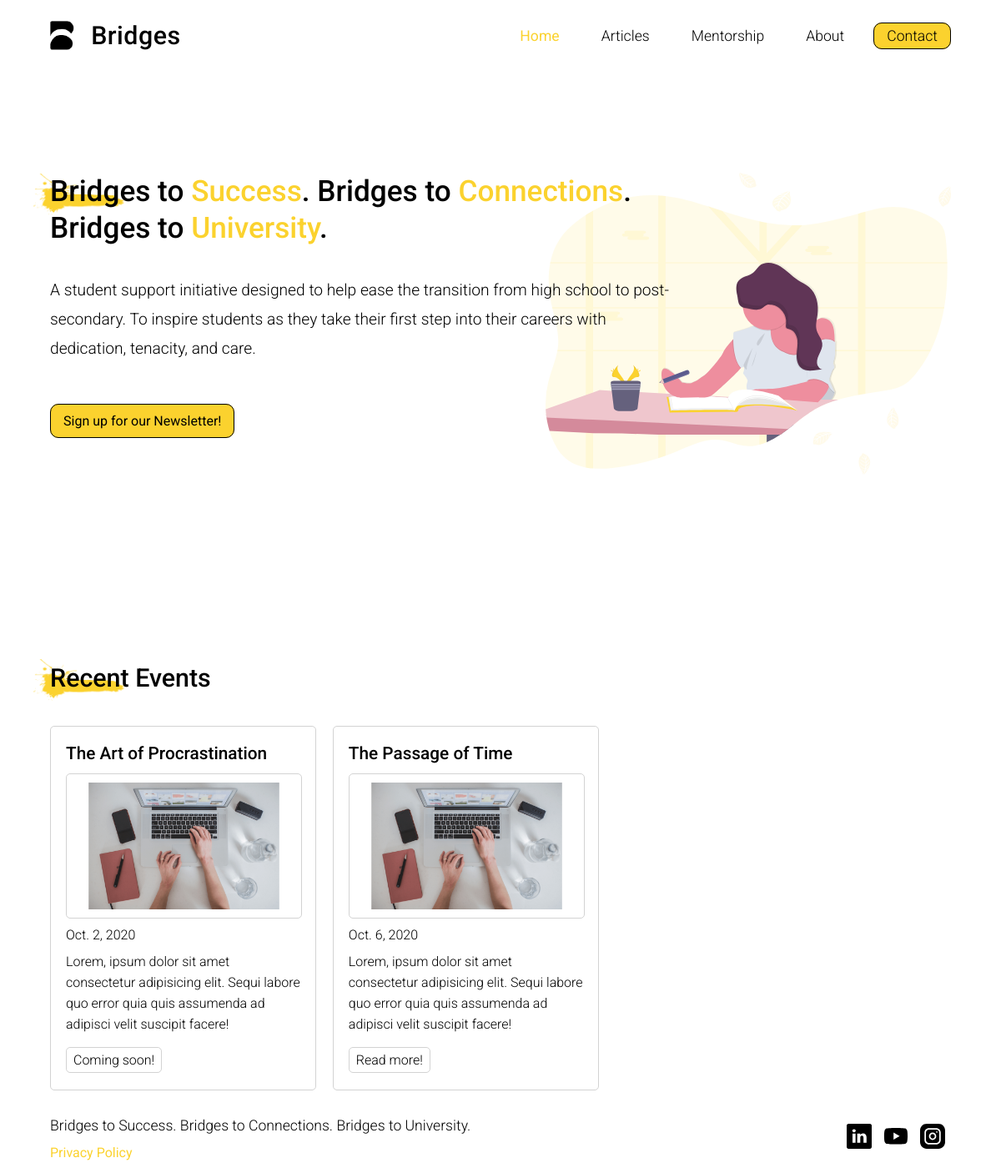
The app's page /, older data.
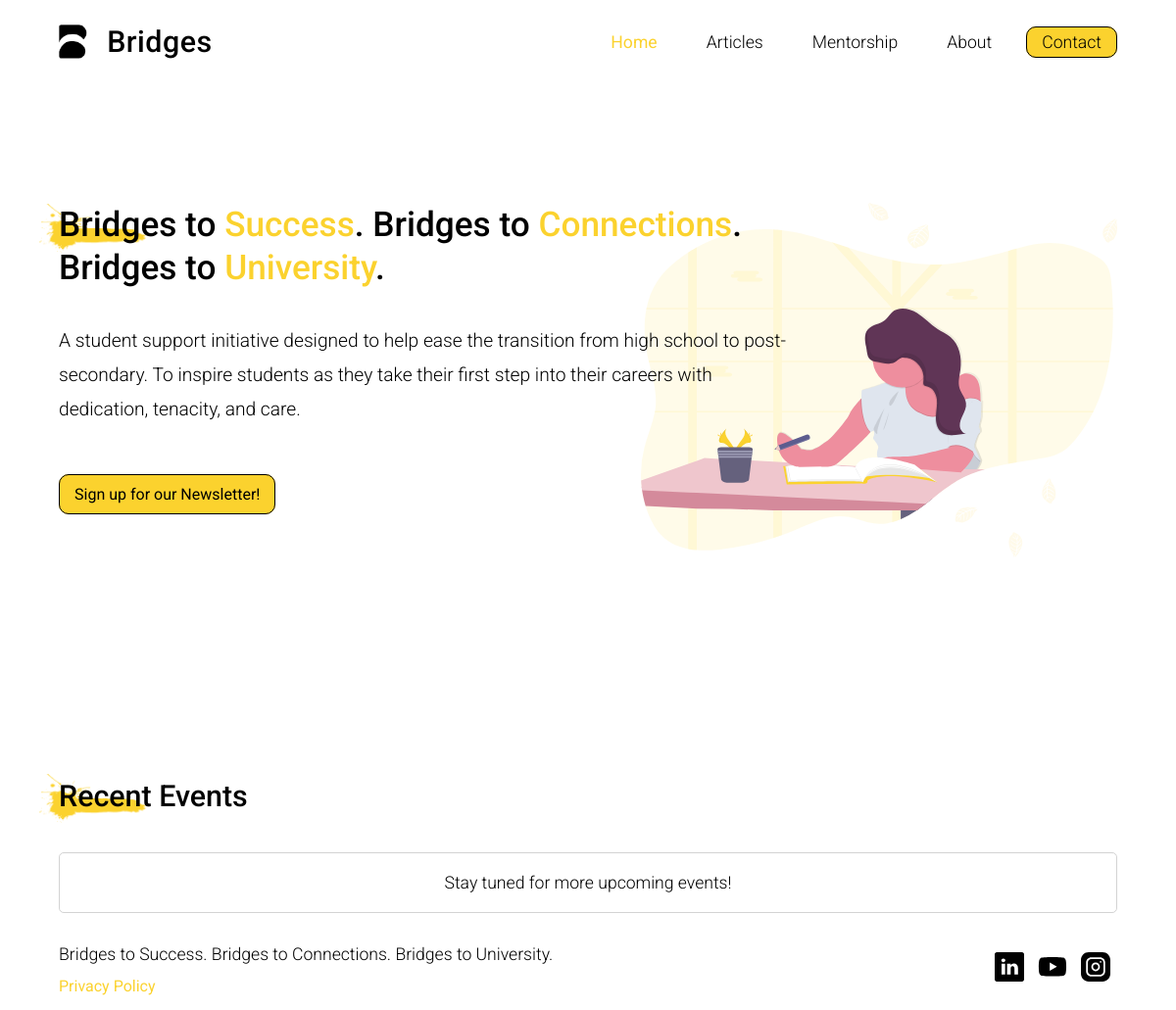
The same page, newer data.
### home/models.py (models this page shows)
class Event(models.Model):
    title = models.CharField(max_length=300, default="Title has not been set")
    date = models.DateField(default="Date has not been set")
    countdownDescription = models.CharField(
        max_length=200, default="Countdown Description has not been set")
    summary = models.CharField(max_length=(
        60*20), default='Summary has not been set')
    imageLink = models.CharField(
        max_length=200, default="Image link has not been set")
    linkType = models.CharField(max_length=50, default='Coming soon!')
    link = models.CharField(max_length=500, default="Link has not been set")

### home/views.py (the view)
# urls.py: path('', home.views.homepage, name='home'),
def homepage(request):
    events = Event.objects
    eventsLatestOrder = events.order_by('date')
    eventsList = eventsLatestOrder
    return render(request, 'home/recents.html', {"events": eventsList})

### home/templates/home/recents.html (shortened to what this page needs)
{% extends 'home/index.html' %} {% load static %}
{% block recentContent %}
<div class="">
  <div class="countdown-section">
  </div>
  <div class="events-section items-{{events.count}}">
    {% if events.count == 0 %}
    <div class="no-events-container">
      <p>Stay tuned for more upcoming events!</p>
    </div>
    {% else %}
    {% for event in events.all %}
    <div class="event-card">
      <div class="card-head">
        <p>{{ event.title }}</p>
      </div>
      <div class="card-image-container">
        <img
          class="card-image"
          src="{% static 'images/eventCovers/'%}{{event.imageLink}}"
          alt=""
        />
      </div>
      <div class="card-content">
        <p class="card-date">{{ event.date }}</p>
        <p class="card-summary">{{ event.summary }}</p>
        {% if event.linkType == 'Coming soon!' %}
        <p class="card-link">Coming soon!</p>
        {% elif event.linkType == 'Read external!' %}
        <a target="_blank" href="{{event.link}}" class="card-link">
          Read more!</a
        >
        {% else %}
        <a
          target="_blank"
          href="{% static 'documents/'%}{{event.link}}"
          class="card-link"
          >Read more!</a
        >
        {% endif %}
      </div>
    </div>
    {% endfor %} {% endif %}
  </div>
</div>
{% endblock %}

### home/templates/home/index.html (shortened to what this page needs)
{% load static %}
<!DOCTYPE html>
<html lang="en">
  <head>
    <link
      rel="stylesheet"
      href="{% static 'home/homeStyle.css'%}"
      type="text/css"
    />
  </head>
  <body>
    <nav class="nav-container">
      <a href="/">
        <div class="nav-logo">
          <img class="logo-image" src="{% static 'images/logo-black.png'%}" />
          <h1 class="logo-text">Bridges</h1>
        </div>
      </a>
      <div class="nav-items">
        <ul>
          <li><a href="/" class="nav-item">Home</a></li>
          <li><a href="/articles/" class="nav-item">Articles</a></li>
          <li><a href="/mentorship/" class="nav-item">Mentorship</a></li>
          <li><a href="/about/" class="nav-item">About</a></li>
          <li class="last-item">
            <a href="/contact/" class="nav-item">Contact</a>
          </li>
        </ul>
      </div>
    </nav>
    <section class="hero">
      <div class="hero-content-container">
        <div class="head-container">
          <h2 class="hero-text">
            Bridges to <span class="accent push-below">Success</span>.
            <br id="title-drop-2" />Bridges to
            <span class="accent push-below">Connections</span>.
            <br id="title-drop-3" />Bridges to
            <span class="accent push-below">University</span>.
          </h2>
          <img
            class="brush-stroke"
            src="{% static 'images/brush-effect.png'%}"
            alt=""
          />
        </div>
        <p class="hero-para">
          A student support initiative designed to help ease the transition from
          high school to post-secondary. To inspire students as they take their
          first step into their careers with dedication, tenacity, and care.
        </p>
        <a
          target="-blank"
          href="https://forms.gle/rfsbsdqj3nJaaiKo8"
          class="main-button accent-button"
          >Sign up for our Newsletter!</a
        >
      </div>
      <div class="hero-image-container">
        <img
          class="hero-image"
          src="{% static 'images/home-hero-illustration.svg'%}"
          alt=""
        />
      </div>
    </section>
    <section class="recent-events">
      <div class="head-container">
        <h3 class="sub-text">Recent Events</h3>
        <img
          class="brush-stroke-sub"
          src="{% static 'images/brush-effect.png'%}"
          alt=""
        />
      </div>
      <div class="countdown-container">
        {% block recentContent %}{% endblock %}
      </div>
    </section>
    <footer class="footer-container">
      <div class="footer-content">
        <p class="footer-slogan">
          <span>Bridges to Success.</span> <span>Bridges to Connections.</span>
          <span>Bridges to University.</span>
        </p>
        <ul>
          <li>
            <a
              target="_blank"
              href="{% static 'documents/privacy-policy.pdf'%}"
              class="footer-item"
              >Privacy Policy</a
            >
          </li>
        </ul>
      </div>
      <div class="footer-links">
        <a
          class="footer-link linkedin-link"
          target="-blank"
          href="https://www.linkedin.com/company/54086203/"
          ><img class="" src="{% static 'images/linkedin.svg'%}" alt="" />
        </a>
        <a
          class="footer-link youtube-link"
          target="-blank"
          href="https://www.youtube.com/channel/UCuYtMcz5KsBxxClplacyVwA"
          ><img class="" src="{% static 'images/youtube.svg'%}" alt=""
        /></a>
        <a
          class="footer-link instagram-link"
          target="-blank"
          href="https://www.instagram.com/bridgestouni/"
          ><img class="" src="{% static 'images/instagram.svg'%}" alt="" />
        </a>
      </div>
    </footer>
  </body>
</html>

### home/static/home/homeStyle.css (style rules this page uses)
:root { --accent: #fbd22e; --hover: #f1c205; }
* { margin: 0; padding: 0; }
a { text-decoration: none; color: black; }
body { box-sizing: border-box; padding: 0 60px; font-family: "Roboto"; }
.accent { color: var(--accent); }
.push-below { z-index: -1; }
.nav-container { display: flex; justify-content: space-between; margin-top: 25px; position: relative; z-index: 4; background-color: white; }
.nav-logo { display: flex; align-items: center; }
.nav-logo .logo-image { height: 40px; margin-right: 20px; }
.nav-logo .logo-text { font-weight: 500; font-size: 2.1em; letter-spacing: 0.5px; }
.nav-items { display: flex; align-items: center; }
.nav-items ul { display: flex; list-style-type: none; height: 100%; align-items: center; }
.nav-items li { margin-left: 10px; margin-right: 10px; }
.nav-items .last-item { margin-right: 0; }
.nav-item { font-size: 1.2em; width: 100%; height: 100%; font-weight: 300; padding: 5px 15px; }
.nav-items li:first-of-type a { font-weight: 400; color: var(--accent); }
.nav-items li:last-of-type a { background-color: var(--accent); border-radius: 10px; border: 1px solid black; }
.hero { min-height: calc(100vh - 65px); position: relative; }
.hero-content-container { width: 60%; top: 25%; position: absolute; }
.hero-text { font-size: 2.5em; font-weight: 500; line-height: 125%; margin-bottom: 35px; }
.hero-para { font-size: 1.4em; font-weight: 300; margin-bottom: 60px; line-height: 35px; }
.main-button { font-size: 1.3em; border: 1px solid black; padding: 10px 15px; border-radius: 10px; font-weight: 400; }
.accent-button { background-color: var(--accent); }
.hero .hero-image-container { display: flex; justify-content: right; align-items: center; position: absolute; width: 55%; right: 0; top: 10%; }
.hero-image { width: 100%; z-index: -1; }
.head-container { position: relative; }
.brush-stroke { position: absolute; top: 1px; left: -20px; height: 50px; z-index: -1; }
.brush-stroke-sub { position: absolute; top: -5px; left: -20px; height: 50px; z-index: -1; }
.sub-text { font-size: 2em; font-weight: 500; }
.countdown-container { margin-bottom: 30px; }
.countdown-section { min-height: 40px; }
.no-events-container { border: 1px solid lightgray; border-radius: 5px; }
.no-events-container p { font-weight: 300; font-size: 1.1em; padding: 20px 10px; text-align: center; }
.footer-container { display: flex; justify-content: space-between; position: relative; margin-top: 10px; padding-bottom: 15px; }
.footer-content ul { list-style-type: none; display: flex; align-items: center; }
.footer-slogan { font-size: 1.1em; font-weight: 300; margin-bottom: 10px; line-height: 25px; }
.footer-item { font-weight: 300; padding: 0px 0px; font-size: 1em; margin-right: 15px; }
.footer-content ul li:first-of-type .footer-item { color: var(--accent); font-weight: 400; }
.footer-content ul li:last-of-type .footer-item { margin-right: 0; }
.footer-links { display: flex; align-items: center; }
.footer-link { margin: 2px; padding: 5px; cursor: pointer; }
.footer-link img { width: 30px; }
@media screen and (max-width: 1444px) { .hero-content-container { width: 65%; } }
@media screen and (max-width: 1338px) { .nav-logo .logo-image { height: 35px; } }
@media screen and (max-width: 1338px) { .nav-logo .logo-text { font-size: 1.9em; } }
@media screen and (max-width: 1338px) { .nav-item { font-size: 1.1em; } }
@media screen and (max-width: 1338px) { .hero-text { font-size: 2.4em; } }
@media screen and (max-width: 1338px) { .hero-para { font-size: 1.3em; } }
@media screen and (max-width: 1338px) { .main-button { font-size: 1.2em; } }
@media screen and (max-width: 1338px) { .sub-text { font-size: 1.9em; } }
@media screen and (max-width: 1338px) { .hero-content-container { width: 70%; } }
@media screen and (max-width: 1338px) { .hero .hero-image-container { width: 45%; top: 20%; } }
@media screen and (max-width: 1222px) { .hero-text { font-size: 2.2em; } }
@media screen and (max-width: 1222px) { .hero-para { font-size: 1.2em; } }
@media screen and (max-width: 1222px) { .main-button { font-size: 1.1em; } }
@media screen and (max-width: 1222px) { .sub-text { font-size: 1.9em; } }
@media screen and (max-width: 1222px) { .main-button { font-size: 1em; } }
@media screen and (max-width: 1222px) { .hero-content-container { top: 20%; } }
@media screen and (max-width: 1222px) { .hero .hero-image-container { width: 45%; top: 20%; } }

Row changes from the older to the newer data that the page shows:
removed Event: title "The Art of Procrastination", imageLink (picture), date "Oct. 2, 2020", summary "Lorem, ipsum dolor sit amet consectetur adipisicing elit. Sequi labore quo error quia quis assumenda ad adipisci velit suscipit facere!", linkType "Coming soon!"
removed Event: title "The Passage of Time", imageLink (picture), date "Oct. 6, 2020", summary "Lorem, ipsum dolor sit amet consectetur adipisicing elit. Sequi labore quo error quia quis assumenda ad adipisci velit suscipit facere!"
Text that changed along with them:
text now shown: "Stay tuned for more upcoming events!"
